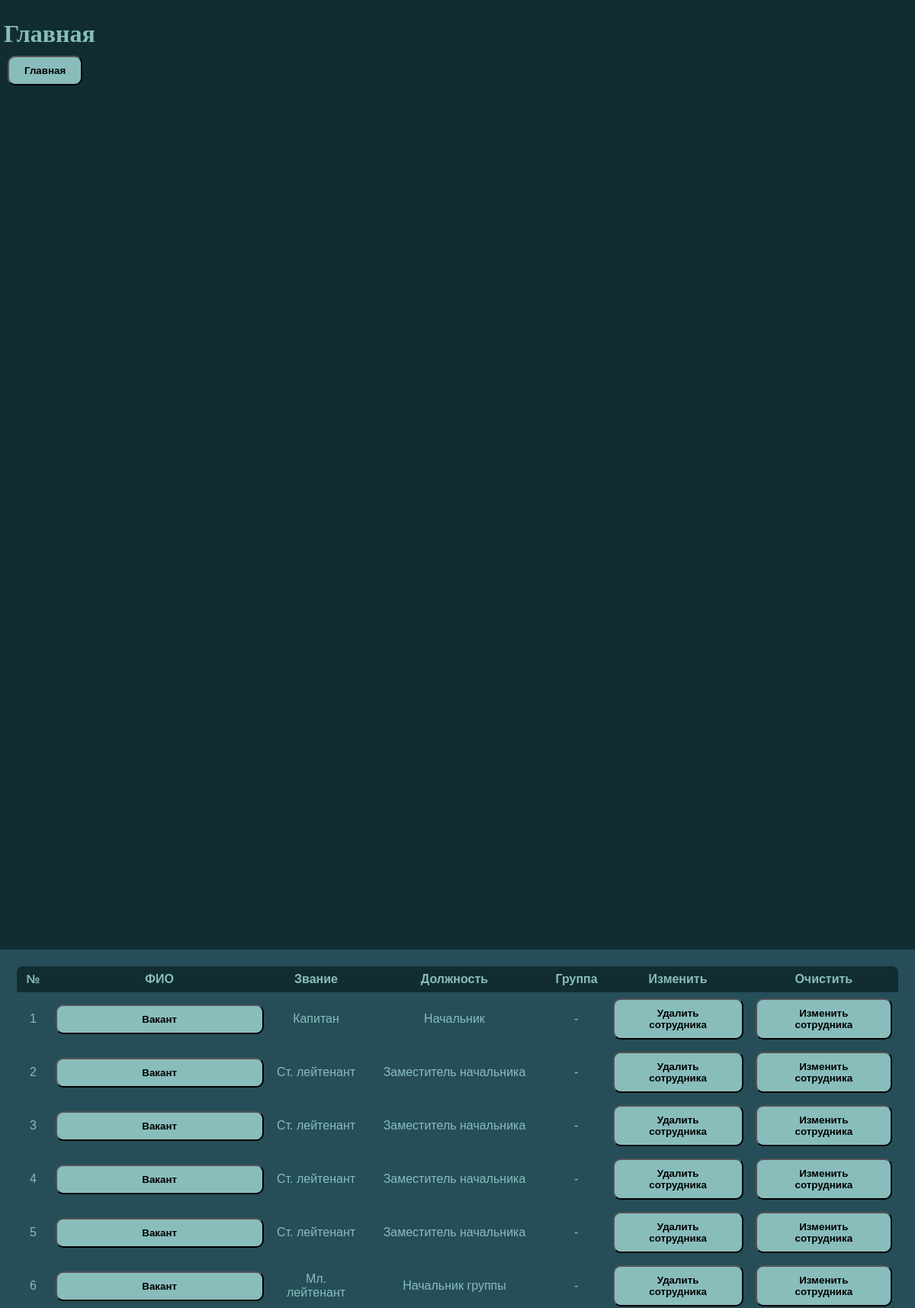
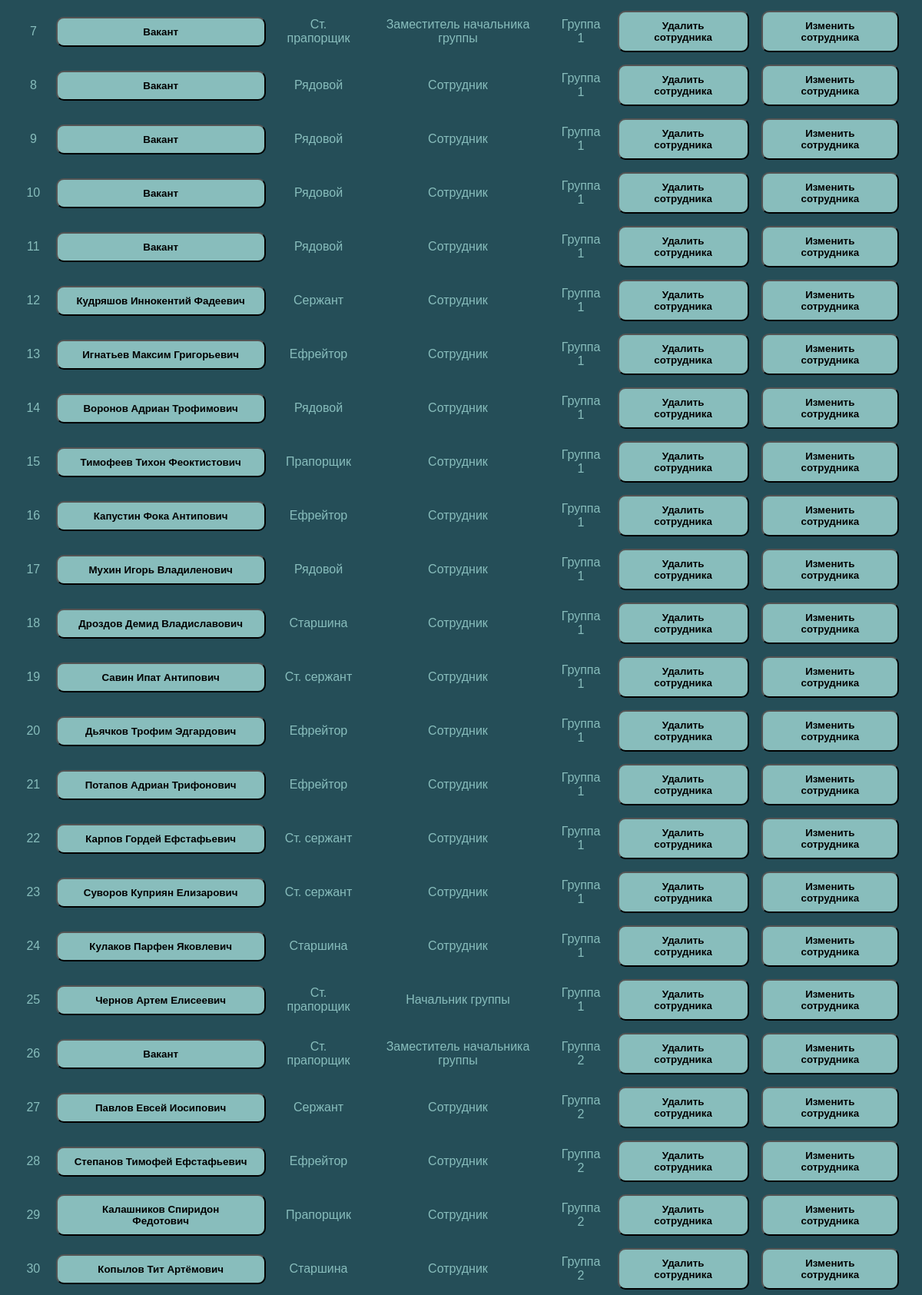
The page / (upper part) on the database its author committed (2 pictures, top to bottom).
### main/models.py (models this page shows)
class Employee(models.Model):
    post_num = models.IntegerField(unique=True)
    name = models.CharField(max_length=20, blank=True, null=True, default='Вакант')
    second_name = models.CharField(max_length=20, blank=True, null=True, default='')
    third_name = models.CharField(max_length=20, blank=True, null=True, default='')
    rank = models.ForeignKey(Rank, on_delete=models.DO_NOTHING, blank=True, null=True)
    post = models.ForeignKey(Post, on_delete=models.DO_NOTHING)
    b_day = models.DateField(blank=True, null=True)
    personal_num = models.CharField(max_length=4, unique=True, blank=True, null=True)
    phone_number = models.CharField(max_length=12, blank=True, null=True, default='')
    address = models.CharField(max_length=20, blank=True, null=True, default='')
    group_num = models.CharField(max_length=10, choices=groups)
    family_status = models.CharField(max_length=10, choices=family_statuses, blank=True, null=True, default='')
    place_of_bd = models.CharField(max_length=20, blank=True, null=True, default='')
    appointment_order_num = models.CharField(max_length=10, blank=True, null=True, default='')
    appointment_order_date = models.DateField(blank=True, null=True)
    class Meta:
        ordering = ['post_num']

class Rank(models.Model):
    rank_name = models.CharField(max_length=20, unique=True)
    salary = models.CharField(max_length=10)

class Post(models.Model):
    post_name = models.CharField(max_length=20, unique=True)
    rank = models.ForeignKey(Rank, on_delete=models.DO_NOTHING)
    salary = models.CharField(max_length=10)

### main/views.py (the view, shortened to what this page needs)
# urls.py: path("", views.index),
def index(request):
    employees = Employee.objects.all()
    return render(request, "index.html", {'data':employees})

### main/templates/index.html (shortened to what this page needs)
{% extends "base.html" %}
{% block header %}Главная{% endblock header %}
{% block content %}
    <div>
        <table id ='my_table' class="resizable">
                <tr>
                    <th onclick="sortNumberColumn(0)">№</th>
                    <th onclick="sortStringColumn(1)">ФИО</th>
                    <th onclick="sortStringColumn(2)">Звание</th>
                    <th onclick="sortStringColumn(3)">Должность</th>
                    <th onclick="sortStringColumn(4)">Группа</th>
                    <th>Изменить</th>
                    <th>Очистить</th>
                </tr>
                {%for employee in data%}
                <tr>
                    <td>{{employee.post_num}}</td>
                    <td>
                        <form action='person' method='POST'>
                            <button name='post_num' value="{{employee.post_num}}">
                                {{employee.second_name}} {{employee.name}} {{employee.third_name}}
                            </button>
                        </form>
                    </td>
                    <td>{{employee.rank.rank_name}}</td>
                    <td>{{employee.post.post_name}}</td>
                    <td>{{employee.group_num}}</td>
                    <td>
                        <form action='/' method='POST'>
                            <button name='button' type='submit' value='del'>Удалить сотрудника</button>
                    </td>
                    <td>
                            <button name='button' type='submit' value='edit'>Изменить сотрудника</button>
                    </td>
                </tr>
                {% endfor %}
        </table>
    </div>
{% endblock content %}

### main/templates/base.html (shortened to what this page needs)
<!DOCTYPE html>
{% load static %}
<html lang="en">
    <head>
        <link rel="stylesheet" href="{% static "css/styles.css" %}" />
    </head>
<body>
    <header>
        <h1 style="margin-bottom: 5px;">{% block header %}{% endblock header %}</h1>
        <nav>
            <div class="button-container">
                <form action="/">
                    <button>Главная</button>
                </form>
            </div>
        </nav>
    </header>
    <main>
        <div>
        {% block content%}{% endblock content %}
        </div>
    </main>
</body>
</html>

### main/static/css/styles.css (style rules this page uses)
body { background-color: #254E58; display: flex; justify-content: center; align-items: center; }
p, h1, h2, h3, h4, h5, h6, ul, ol, li { color: #88BDBC; border-radius: 5px; padding: 5px; }
header h1, nav a { color: #88BDBC; border-radius: 10px; padding: 5px; }
header { height: 15%; background-color: #112D32; position: fixed; top: 0; left: 0; right: 0; }
main { overflow-y: auto; padding: 20px; position: fixed; top: 15%; left: 0; right: 0; bottom: 0; }
table { color: #88BDBC; width: 100%; border-collapse: collapse; font-family: Arial, sans-serif; border-radius: 10px; overflow: hidden; border: 2px solid black; }
table th, table td { width: auto; padding: 8px; text-align: center; height: 15%; }
table th { color: #88BDBC; background-color: #112D32; font-weight: bold; cursor: pointer; }
button, input { background-color: #88BDBC; color: rgb(0, 0, 0); border-radius: 10px; padding: 10px 20px; font-weight: bold; }
header button { width: auto; margin-left: 10px; }
.button-container { display: flex; }
td button { width: 100%; }

### rows shown on the page
Employee: post_num "1", name "Вакант", rank.rank_name "Капитан", post.post_name "Начальник", group_num "-"
Employee: post_num "2", name "Вакант", rank.rank_name "Ст. лейтенант", post.post_name "Заместитель начальника", group_num "-"
Employee: post_num "3", name "Вакант", rank.rank_name "Ст. лейтенант", post.post_name "Заместитель начальника", group_num "-"
Employee: post_num "4", name "Вакант", rank.rank_name "Ст. лейтенант", post.post_name "Заместитель начальника", group_num "-"
Employee: post_num "5", name "Вакант", rank.rank_name "Ст. лейтенант", post.post_name "Заместитель начальника", group_num "-"
Employee: post_num "6", name "Вакант", rank.rank_name "Мл. лейтенант", post.post_name "Начальник группы", group_num "-"
Employee: post_num "7", name "Вакант", rank.rank_name "Ст. прапорщик", post.post_name "Заместитель начальника группы", group_num "Группа 1"
Employee: post_num "8", name "Вакант", rank.rank_name "Рядовой", post.post_name "Сотрудник", group_num "Группа 1"
Employee: post_num "9", name "Вакант", rank.rank_name "Рядовой", post.post_name "Сотрудник", group_num "Группа 1"
Employee: post_num "10", name "Вакант", rank.rank_name "Рядовой", post.post_name "Сотрудник", group_num "Группа 1"
Employee: post_num "11", name "Вакант", rank.rank_name "Рядовой", post.post_name "Сотрудник", group_num "Группа 1"
Employee: post_num "12", second_name "Кудряшов", name "Иннокентий", third_name "Фадеевич", rank.rank_name "Сержант", post.post_name "Сотрудник", group_num "Группа 1"
Employee: post_num "13", second_name "Игнатьев", name "Максим", third_name "Григорьевич", rank.rank_name "Ефрейтор", post.post_name "Сотрудник", group_num "Группа 1"
Employee: post_num "14", second_name "Воронов", name "Адриан", third_name "Трофимович", rank.rank_name "Рядовой", post.post_name "Сотрудник", group_num "Группа 1"
Employee: post_num "15", second_name "Тимофеев", name "Тихон", third_name "Феоктистович", rank.rank_name "Прапорщик", post.post_name "Сотрудник", group_num "Группа 1"
Employee: post_num "16", second_name "Капустин", name "Фока", third_name "Антипович", rank.rank_name "Ефрейтор", post.post_name "Сотрудник", group_num "Группа 1"
Employee: post_num "17", second_name "Мухин", name "Игорь", third_name "Владиленович", rank.rank_name "Рядовой", post.post_name "Сотрудник", group_num "Группа 1"
Employee: post_num "18", second_name "Дроздов", name "Демид", third_name "Владиславович", rank.rank_name "Старшина", post.post_name "Сотрудник", group_num "Группа 1"
Employee: post_num "19", second_name "Савин", name "Ипат", third_name "Антипович", rank.rank_name "Ст. сержант", post.post_name "Сотрудник", group_num "Группа 1"
Employee: post_num "20", second_name "Дьячков", name "Трофим", third_name "Эдгардович", rank.rank_name "Ефрейтор", post.post_name "Сотрудник", group_num "Группа 1"
Employee: post_num "21", second_name "Потапов", name "Адриан", third_name "Трифонович", rank.rank_name "Ефрейтор", post.post_name "Сотрудник", group_num "Группа 1"
Employee: post_num "22", second_name "Карпов", name "Гордей", third_name "Ефстафьевич", rank.rank_name "Ст. сержант", post.post_name "Сотрудник", group_num "Группа 1"
Employee: post_num "23", second_name "Суворов", name "Куприян", third_name "Елизарович", rank.rank_name "Ст. сержант", post.post_name "Сотрудник", group_num "Группа 1"
Employee: post_num "24", second_name "Кулаков", name "Парфен", third_name "Яковлевич", rank.rank_name "Старшина", post.post_name "Сотрудник", group_num "Группа 1"
Employee: post_num "25", second_name "Чернов", name "Артем", third_name "Елисеевич", rank.rank_name "Ст. прапорщик", post.post_name "Начальник группы", group_num "Группа 1"
Employee: post_num "26", name "Вакант", rank.rank_name "Ст. прапорщик", post.post_name "Заместитель начальника группы", group_num "Группа 2"
Employee: post_num "27", second_name "Павлов", name "Евсей", third_name "Иосипович", rank.rank_name "Сержант", post.post_name "Сотрудник", group_num "Группа 2"
Employee: post_num "28", second_name "Степанов", name "Тимофей", third_name "Ефстафьевич", rank.rank_name "Ефрейтор", post.post_name "Сотрудник", group_num "Группа 2"
Employee: post_num "29", second_name "Калашников", name "Спиридон", third_name "Федотович", rank.rank_name "Прапорщик", post.post_name "Сотрудник", group_num "Группа 2"
Employee: post_num "30", second_name "Копылов", name "Тит", third_name "Артёмович", rank.rank_name "Старшина", post.post_name "Сотрудник", group_num "Группа 2"
